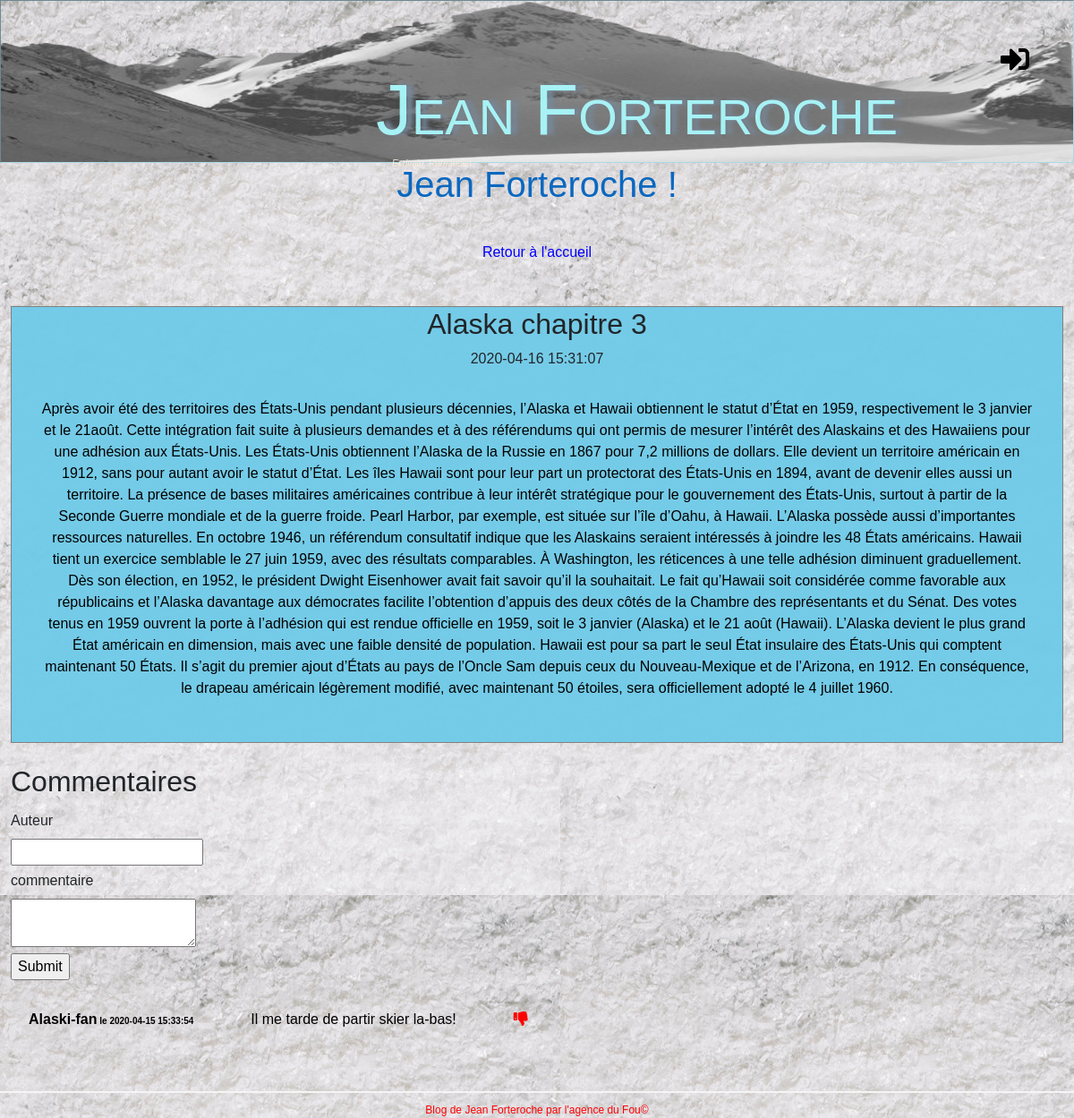
/?action=chapitre&id=3, run on the app's committed database.
### tables this page shows
CREATE TABLE `chapitre` (
  `id` int(11) NOT NULL,
  `titre` varchar(255) NOT NULL,
  `contenu` text NOT NULL,
  `date_creation` datetime NOT NULL,
  `publication` tinyint(1) NOT NULL DEFAULT '0'
);

CREATE TABLE `commentaire` (
  `id` int(11) NOT NULL,
  `pseudo` varchar(255) NOT NULL,
  `contenu_commentaire` text NOT NULL,
  `signaler` tinyint(1) NOT NULL DEFAULT '0',
  `date_commentaire` datetime NOT NULL,
  `id_chapitre` int(11) NOT NULL
);

### src/Model/ChapitreManager.php (called while the page is built, shortened)
<?php
require_once 'Database.php';
class ChapitreManager
{
   private $bdd;
    public function __construct()
    {
        $this->bdd = new Database();
    }
    public function getUnique($id)
    {
        $req = $this->bdd->getBdd()->prepare('SELECT id, titre, contenu, publication, date_creation FROM chapitre WHERE id = :id');
        $req->bindValue(':id', $id, PDO::PARAM_INT);
        $req->execute();
        $result = $req->fetch( PDO::FETCH_OBJ);
        return $result;
    }
}

### src/Model/Database.php (called while the page is built)
<?php
class Database
{
    private $bdd;
    public function __construct()
    {
        try {
         $this->bdd = new PDO('mysql:host=localhost;dbname=BDD_jean_forteroche;charset=utf8', 'root', 'root', array(PDO::ATTR_ERRMODE => PDO::ERRMODE_EXCEPTION));
        } catch (Exception $e) {
            $this->bdd = null;
        }
    }
    public function getBdd()
    {
        return $this->bdd;
    }
}

### src/Model/CommentaireManager.php (called while the page is built, shortened)
<?php
require_once('Database.php');
class CommentaireManager
{
   private $bdd;
    public function __construct()
    {
        $this->bdd = new Database();
    }
    public function findAll($id)
    {
        $req = $this->bdd->getBdd()->prepare('SELECT id, id_chapitre, contenu_commentaire, pseudo, signaler,date_commentaire FROM commentaire WHERE id_chapitre = :id');
        $req->bindValue(':id', $id);
        $req->execute();
        $resultat= $req->fetchAll();
        return $resultat;
    }
}

### Templates/Frontend/chapitre.php (the view)
<h1>Jean Forteroche !</h1>
        <p><a href="index.php">Retour à l'accueil</a></p>
        <article class="aperçu_chapitre">
           <h2>
               <?= $chapitre->titre;?>
           </h2>
           <span>
           <?= $chapitre->date_creation;?>
           </span>
           <div>
               <p>
               <?= $chapitre->contenu;?>
               </p>
           </div>
        </article>
        <h2 id="commentairetitre">Commentaires</h2>
        <form class="form_commentaire" id="newcomment" action="listechapitre.php?action=add($commentaire)&amp;id=?" method="post">
      <div>
          <label for="pseudo">Auteur</label>
          <input type="text" id="pseudo" name="pseudo" />
      </div>
      <div>
          <label for="contenu_commentaire">commentaire</label>
          <textarea id="contenu_commentaire" name="contenu_commentaire"></textarea>
      </div>
      <div>
          <input type="submit" />
      </div>
  </form>
        <?php
        foreach ($commentaires AS $commentaire) {
            ?>
            <div class="com">
                <p><strong><?php echo htmlspecialchars($commentaire['pseudo']); ?></strong><strong id="datecom"> le <?php echo $commentaire['date_commentaire']; ?></strong></p>
                <p><?php echo nl2br(htmlspecialchars($commentaire['contenu_commentaire'])); ?></p>
                <p><i type="submit" class="signalercom fas fa-thumbs-down"></i></p>
                <br />
            </div>
        <?php
        }
        ?>

### public/css/style.css (style rules this page uses)
body { background: lightslategray url("../images/snowBG.jpg") repeat fixed 0 0; font-family: 'Lucida Sans', 'Lucida Sans Regular', 'Lucida Grande', 'Lucida Sans Unicode', Geneva, Verdana, sans-serif; }
h1, h3 { text-align:center; }
h1 { color: rgb(11, 104, 192); text-align: center; }
.aperçu_chapitre p { margin-top:0px; }
.aperçu_chapitre { display: inline-block; text-align: center; background-color:rgba(112, 202, 232, 0.961); margin-left: 1%; margin-right: 1%; border: 1px grey solid; margin-bottom: 1%; }
#commentairetitre { padding-top: 1%; margin-left: 1%; }
.com { display: flex; flex-direction: row; }
a { text-decoration: none; color: blue; }
p { color: black; text-align: center; padding: 2rem; }
.fa-thumbs-down { color: red; }
#datecom { font-size: 10px; }
label { display: flex; flex-direction: column; padding-top: 5px; }
.form_commentaire { position: relative; left: 1%; }

### data on the page
chapitre: titre "Alaska chapitre 3", date_creation "2020-04-16 15:31:07", contenu "Après avoir été des territoires des États-Unis pendant plusieurs décennies, l’Alaska et Hawaii obtiennent le statut d’État en 1959, respectivement le 3 janvier et le 21août. Cette intégration fait suite à plusieurs demandes et à des référendums qui ont permis de mesurer l’intérêt des Alaskains et des Hawaiiens pour une adhésion aux États-Unis. Les États-Unis obtiennent l’Alaska de la Russie en 1867 pour 7,2 millions de dollars. Elle devient un territoire américain en 1912, sans pour autant avoir le statut d’État. Les îles Hawaii sont pour leur part un protectorat des États-Unis en 1894, avant de devenir elles aussi un territoire. La présence de bases militaires américaines contribue à leur…"
commentaire: pseudo "Alaski-fan", date_commentaire "2020-04-15 15:33:54", contenu_commentaire "Il me tarde de partir skier la-bas!"
